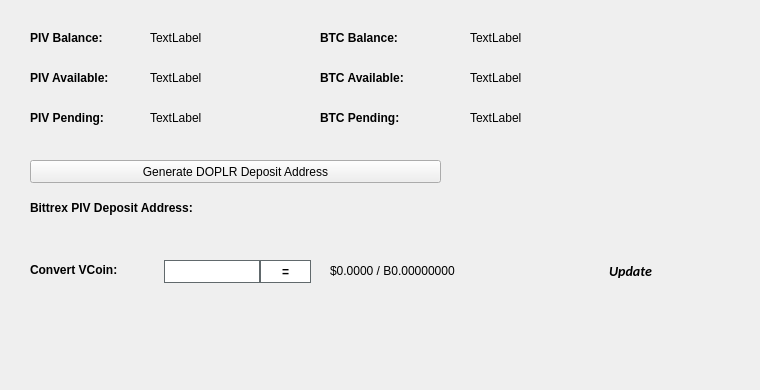
   <widget class="QWidget" name="BalanceTab">
    <attribute name="title">
     <string>Balance</string>
    </attribute>
    <widget class="QLabel" name="BitcoinBalanceLabel">
     <property name="geometry">
      <rect>
       <x>470</x>
       <y>30</y>
       <width>150</width>
       <height>16</height>
      </rect>
     </property>
     <property name="text">
      <string>TextLabel</string>
     </property>
    </widget>
    <widget class="QLabel" name="PIVBalanceLabel">
     <property name="geometry">
      <rect>
       <x>150</x>
       <y>30</y>
       <width>150</width>
       <height>16</height>
      </rect>
     </property>
     <property name="text">
      <string>TextLabel</string>
     </property>
    </widget>
    <widget class="QLabel" name="label_11">
     <property name="geometry">
      <rect>
       <x>30</x>
       <y>30</y>
       <width>101</width>
       <height>16</height>
      </rect>
     </property>
     <property name="font">
      <font>
       <weight>75</weight>
       <bold>true</bold>
      </font>
     </property>
     <property name="text">
      <string>PIV Balance:</string>
     </property>
    </widget>
    <widget class="QLabel" name="label_12">
     <property name="geometry">
      <rect>
       <x>320</x>
       <y>30</y>
       <width>101</width>
       <height>16</height>
      </rect>
     </property>
     <property name="font">
      <font>
       <weight>75</weight>
       <bold>true</bold>
      </font>
     </property>
     <property name="text">
      <string>BTC Balance:</string>
     </property>
    </widget>
    <widget class="QLabel" name="PIVAvailableLabel_2">
     <property name="geometry">
      <rect>
       <x>150</x>
       <y>70</y>
       <width>150</width>
       <height>16</height>
      </rect>
     </property>
     <property name="text">
      <string>TextLabel</string>
     </property>
    </widget>
    <widget class="QLabel" name="label_13">
     <property name="geometry">
      <rect>
       <x>30</x>
       <y>70</y>
       <width>111</width>
       <height>16</height>
      </rect>
     </property>
     <property name="font">
      <font>
       <weight>75</weight>
       <bold>true</bold>
      </font>
     </property>
     <property name="text">
      <string>PIV Available:</string>
     </property>
    </widget>
    <widget class="QLabel" name="label_14">
     <property name="geometry">
      <rect>
       <x>30</x>
       <y>110</y>
       <width>101</width>
       <height>16</height>
      </rect>
     </property>
     <property name="font">
      <font>
       <weight>75</weight>
       <bold>true</bold>
      </font>
     </property>
     <property name="text">
      <string>PIV Pending:</string>
     </property>
    </widget>
    <widget class="QLabel" name="PIVPendingLabel">
     <property name="geometry">
      <rect>
       <x>150</x>
       <y>110</y>
       <width>150</width>
       <height>16</height>
      </rect>
     </property>
     <property name="text">
      <string>TextLabel</string>
     </property>
    </widget>
    <widget class="QLabel" name="label_15">
     <property name="geometry">
      <rect>
       <x>320</x>
       <y>70</y>
       <width>111</width>
       <height>16</height>
      </rect>
     </property>
     <property name="font">
      <font>
       <weight>75</weight>
       <bold>true</bold>
      </font>
     </property>
     <property name="text">
      <string>BTC Available:</string>
     </property>
    </widget>
    <widget class="QLabel" name="BitcoinAvailableLabel">
     <property name="geometry">
      <rect>
       <x>470</x>
       <y>70</y>
       <width>150</width>
       <height>16</height>
      </rect>
     </property>
     <property name="text">
      <string>TextLabel</string>
     </property>
    </widget>
    <widget class="QLabel" name="label_31">
     <property name="geometry">
      <rect>
       <x>320</x>
       <y>110</y>
       <width>111</width>
       <height>16</height>
      </rect>
     </property>
     <property name="font">
      <font>
       <weight>75</weight>
       <bold>true</bold>
      </font>
     </property>
     <property name="text">
      <string>BTC Pending:</string>
     </property>
    </widget>
    <widget class="QLabel" name="BitcoinPendingLabel">
     <property name="geometry">
      <rect>
       <x>470</x>
       <y>110</y>
       <width>150</width>
       <height>16</height>
      </rect>
     </property>
     <property name="text">
      <string>TextLabel</string>
     </property>
    </widget>
    <widget class="QLabel" name="label_33">
     <property name="geometry">
      <rect>
       <x>30</x>
       <y>200</y>
       <width>221</width>
       <height>16</height>
      </rect>
     </property>
     <property name="font">
      <font>
       <weight>75</weight>
       <bold>true</bold>
      </font>
     </property>
     <property name="text">
      <string>Bittrex PIV Deposit Address:</string>
     </property>
    </widget>
    <widget class="QPushButton" name="GenDepositBTN">
     <property name="geometry">
      <rect>
       <x>30</x>
       <y>160</y>
       <width>411</width>
       <height>23</height>
      </rect>
     </property>
     <property name="text">
      <string>Generate DOPLR Deposit Address</string>
     </property>
     <property name="icon">
      <iconset resource="../doplr.qrc">
       <normaloff>:/icons/bitcoin</normaloff>:/icons/bitcoin</iconset>
     </property>
    </widget>
    <widget class="QLabel" name="DepositAddressLabel">
     <property name="geometry">
      <rect>
       <x>200</x>
       <y>200</y>
       <width>261</width>
       <height>16</height>
      </rect>
     </property>
     <property name="palette">
      <palette>
       <active>
        <colorrole role="WindowText">
         <brush brushstyle="SolidPattern">
          <color alpha="255">
           <red>0</red>
           <green>0</green>
           <blue>0</blue>
          </color>
         </brush>
        </colorrole>
        <colorrole role="Text">
         <brush brushstyle="SolidPattern">
          <color alpha="255">
           <red>0</red>
           <green>0</green>
           <blue>255</blue>
          </color>
         </brush>
        </colorrole>
       </active>
       <inactive>
        <colorrole role="WindowText">
         <brush brushstyle="SolidPattern">
          <color alpha="255">
           <red>0</red>
           <green>0</green>
           <blue>0</blue>
          </color>
         </brush>
        </colorrole>
        <colorrole role="Text">
         <brush brushstyle="SolidPattern">
          <color alpha="255">
           <red>0</red>
           <green>0</green>
           <blue>255</blue>
          </color>
         </brush>
        </colorrole>
       </inactive>
       <disabled>
        <colorrole role="WindowText">
         <brush brushstyle="SolidPattern">
          <color alpha="255">
           <red>120</red>
           <green>120</green>
           <blue>120</blue>
          </color>
         </brush>
        </colorrole>
        <colorrole role="Text">
         <brush brushstyle="SolidPattern">
          <color alpha="255">
           <red>120</red>
           <green>120</green>
           <blue>120</blue>
          </color>
         </brush>
        </colorrole>
       </disabled>
      </palette>
     </property>
     <property name="font">
      <font>
       <weight>75</weight>
       <bold>true</bold>
      </font>
     </property>
     <property name="text">
      <string/>
     </property>
     <property name="alignment">
      <set>Qt::AlignRight|Qt::AlignTrailing|Qt::AlignVCenter</set>
     </property>
     <property name="textInteractionFlags">
      <set>Qt::LinksAccessibleByMouse|Qt::TextSelectableByKeyboard|Qt::TextSelectableByMouse</set>
     </property>
    </widget>
    <widget class="QLabel" name="label_8">
     <property name="geometry">
      <rect>
       <x>460</x>
       <y>300</y>
       <width>281</width>
       <height>81</height>
      </rect>
     </property>
     <property name="text">
      <string/>
     </property>
     <property name="pixmap">
      <pixmap>:/images/bittrex</pixmap>
     </property>
    </widget>
    <widget class="QWidget" name="widgetConversion" native="true">
     <property name="geometry">
      <rect>
       <x>0</x>
       <y>250</y>
       <width>751</width>
       <height>43</height>
      </rect>
     </property>
     <property name="minimumSize">
      <size>
       <width>0</width>
       <height>43</height>
      </size>
     </property>
     <property name="styleSheet">
      <string notr="true"/>
     </property>
     <widget class="QPushButton" name="btnUpdateMarketData">
      <property name="geometry">
       <rect>
        <x>575</x>
        <y>0</y>
        <width>111</width>
        <height>41</height>
       </rect>
      </property>
      <property name="sizePolicy">
       <sizepolicy hsizetype="Expanding" vsizetype="Expanding">
        <horstretch>0</horstretch>
        <verstretch>0</verstretch>
       </sizepolicy>
      </property>
      <property name="font">
       <font>
        <family>calibri</family>
        <pointsize>-1</pointsize>
        <weight>75</weight>
        <italic>true</italic>
        <bold>true</bold>
       </font>
      </property>
      <property name="styleSheet">
       <string notr="true">margin:0px;text-align:center;padding:2px;border-radius:3px;font-style:italic;width:100px;font-size:14px;font-family:calibri;font-weight:600;</string>
      </property>
      <property name="text">
       <string>Update</string>
      </property>
      <property name="iconSize">
       <size>
        <width>150</width>
        <height>35</height>
       </size>
      </property>
      <property name="autoDefault">
       <bool>true</bool>
      </property>
      <property name="default">
       <bool>true</bool>
      </property>
     </widget>
     <widget class="QLabel" name="lblConvertVCoin">
      <property name="geometry">
       <rect>
        <x>30</x>
        <y>10</y>
        <width>131</width>
        <height>20</height>
       </rect>
      </property>
      <property name="styleSheet">
       <string notr="true"/>
      </property>
      <property name="text">
       <string>&lt;html&gt;&lt;head/&gt;&lt;body&gt;&lt;p&gt;&lt;span style=&quot; font-weight:600;&quot;&gt;Convert VCoin:&lt;/span&gt;&lt;/p&gt;&lt;/body&gt;&lt;/html&gt;</string>
      </property>
     </widget>
     <widget class="QLineEdit" name="txtConvertVCoinQty">
      <property name="geometry">
       <rect>
        <x>160</x>
        <y>10</y>
        <width>100</width>
        <height>23</height>
       </rect>
      </property>
      <property name="minimumSize">
       <size>
        <width>100</width>
        <height>23</height>
       </size>
      </property>
      <property name="maximumSize">
       <size>
        <width>100</width>
        <height>16777215</height>
       </size>
      </property>
      <property name="styleSheet">
       <string notr="true">border: 1px solid #61696c;margin-left:4px;</string>
      </property>
     </widget>
     <widget class="QPushButton" name="btnConvertPivx">
      <property name="geometry">
       <rect>
        <x>260</x>
        <y>10</y>
        <width>51</width>
        <height>23</height>
       </rect>
      </property>
      <property name="minimumSize">
       <size>
        <width>0</width>
        <height>23</height>
       </size>
      </property>
      <property name="styleSheet">
       <string notr="true">border:1px solid #61696c;background:white;font-weight:600;</string>
      </property>
      <property name="text">
       <string>=</string>
      </property>
     </widget>
     <widget class="QLabel" name="lblConvertVCoinResults">
      <property name="geometry">
       <rect>
        <x>330</x>
        <y>0</y>
        <width>201</width>
        <height>41</height>
       </rect>
      </property>
      <property name="styleSheet">
       <string notr="true"/>
      </property>
      <property name="text">
       <string>$0.0000 / B0.00000000</string>
      </property>
     </widget>
     <widget class="QLabel" name="iconOverviewUpdateWait">
      <property name="geometry">
       <rect>
        <x>670</x>
        <y>10</y>
        <width>24</width>
        <height>24</height>
       </rect>
      </property>
      <property name="text">
       <string/>
      </property>
      <property name="pixmap">
       <pixmap resource="../doplr.qrc">:/icons/transaction_1</pixmap>
      </property>
      <property name="scaledContents">
       <bool>true</bool>
      </property>
      <property name="alignment">
       <set>Qt::AlignCenter</set>
      </property>
     </widget>
    </widget>
   </widget>
